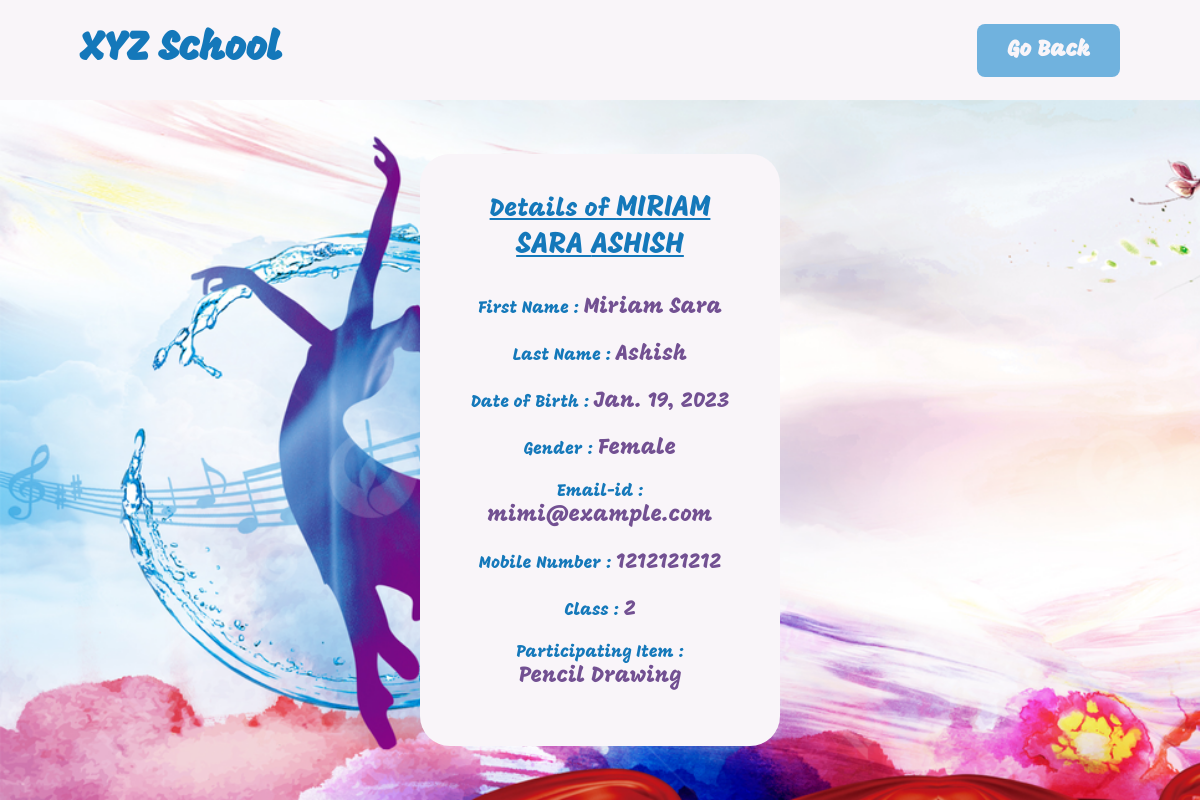
Page /participant-details/7/ on the committed database.
### registered/models.py (models this page shows, shortened)
class Form(models.Model):
    first_name = models.CharField(max_length=120)
    last_name = models.CharField(max_length=120)
    date_of_birth = models.DateField(default=datetime.date.today())
    gender = models.CharField(max_length=120,choices=GENDER)
    school_grade = models.CharField(max_length=120,choices=CLASS)
    email = models.EmailField()
    contact_number = models.CharField(max_length=10)
    item = models.CharField(max_length=120,choices=ITEMS)

### web/views.py (the view)
# urls.py: path("participant-details/<int:id>/", views.details, name="details")
def details(request,id):
    candidate = Form.objects.get(id=id)
    context = {
        "candidate": candidate
    }
    return render(request,"signedUp/registered.html",context=context)

### templates/signedUp/registered.html (shortened to what this page needs)
{% extends "base.html" %} {% block content %} {% load static %}
<section id="home">
	<header class="details">
		<h1>
			<a href="{% url 'web:index' %}">
				<h3><b>XYZ School</b></h3>
			</a>
		</h1>
		<div>
			<a href="{% url 'web:userPage' %}"> Go Back </a>
	</header>
  <section class="spotLight details">
    <section class="detail">
      <h3>Details of <span>{{candidate.first_name}} {{candidate.last_name}}</span></h3>
      <ul>
        <li>
          <span>First Name : </span>
          <h5>{{candidate.first_name}}</h5>
        </li>
        <li>
          <span>Last Name : </span>
          <h5>{{candidate.last_name}}</h5>
        </li>
        <li>
          <span>Date of Birth : </span>
          <h5>{{candidate.date_of_birth}}</h5>
        </li>
        <li>
          <span>Gender : </span>
          <h5>{{candidate.gender}}</h5>
        </li>
        <li>
          <span>Email-id : </span>
          <h5>{{candidate.email}}</h5>
        </li>
        <li>
          <span>Mobile Number : </span>
          <h5>{{candidate.contact_number}}</h5>
        </li>
        <li>
          <span>Class : </span>
          <h5>{{candidate.school_grade}}</h5>
        </li>
        <li>
          <span>Participating Item : </span>
          <h5>{{candidate.item}}</h5>
        </li>
      </ul>
    </section>
  </section>
</section>
{% endblock %}

### static/css/style.css (style rules this page uses)
* { margin: 0; padding: 0; border: 0; vertical-align: baseline; background: transparent; font-weight: normal; text-decoration: none; outline: none; -webkit-box-sizing: border-box; -moz-box-sizing: border-box; box-sizing: border-box; font-family: "Mogra"; }
ol, ul { list-style: none; }
body { font-size: 17px; color: #1c2c40; overflow-x: hidden; min-width: 320px; font-weight: 400; }
a { color: #1c2c40; }
b { font-weight: 800; }
header { height: 100px; padding: 0 80px; background-color: rgb(249, 245, 249); display: flex; justify-content: space-between; align-items: center; }
header h1 a { display: block; }
header h1 a h3 b { color: rgb(20, 120, 186); font-size: 40px; }
#home .spotLight { min-height: calc(100vh - 100px); color: rgb(20, 120, 186); text-align: center; background-image: url(../images/art2.jpg); background-repeat: no-repeat; background-size: cover; }
header.details div a { background-color: rgb(112, 178, 222); padding: 13px 30px; font-size: 22px; font-weight: 900; color: rgb(249, 245, 249); text-align: center; border-radius: 8px; display: inline-block; }
#home .details { display: flex; align-items: center; }
.detail { width: 30%; margin: auto; background-color: rgb(249, 245, 249); border-radius: 30px; padding: 3%; }
.detail h3 { font-size: 25px; margin-bottom: 30px; text-decoration: underline; }
.detail h3 span { text-transform: uppercase; font-size: 30px; }
.detail ul li { width: 100%; margin-bottom: 20px; }
.detail ul li h5 { display: inline-block; font-size: 22px; color: rgb(114, 80, 146); }

### rows in the picture
Form: first_name "MIRIAM SARA", last_name "ASHISH", first_name "Miriam Sara", last_name "Ashish", date_of_birth "Jan. 19, 2023", gender "Female", email "mimi@example.com", contact_number "1212121212", school_grade "2", item "Pencil Drawing"
